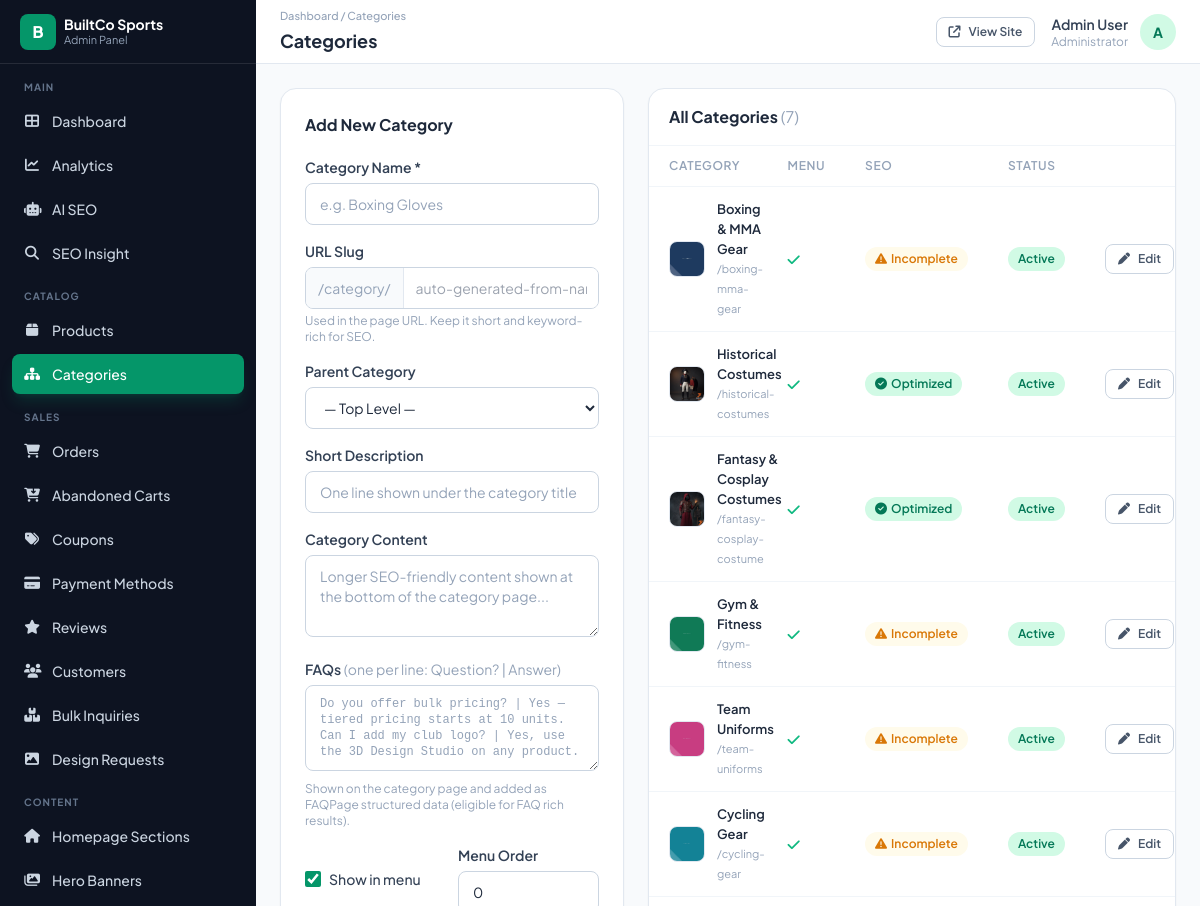
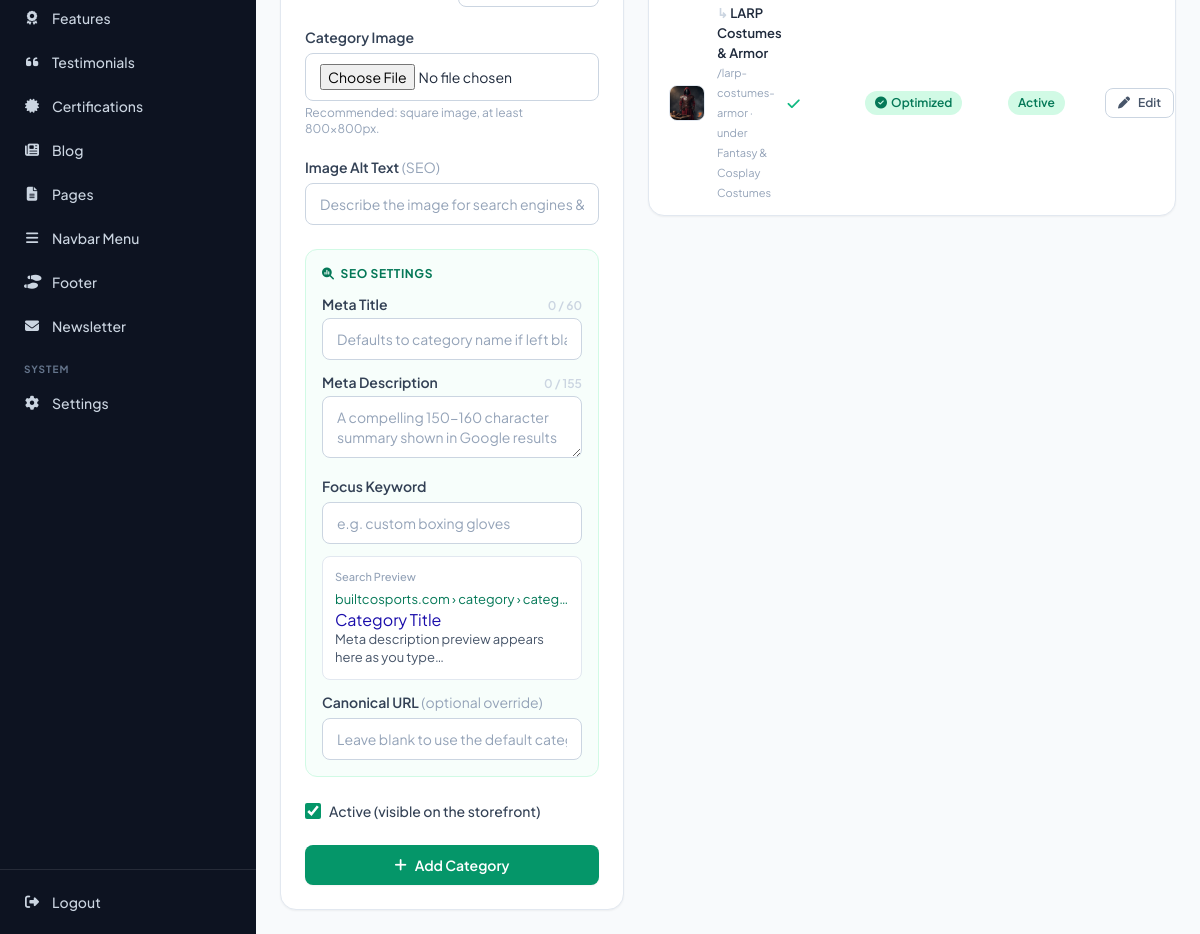
The app's page /admin/pages/categories.php (signed in) with its own data (2 pictures, top to bottom).
### tables this page shows
CREATE TABLE `categories` (
  `id` int(11) NOT NULL,
  `name` varchar(150) NOT NULL,
  `slug` varchar(160) NOT NULL,
  `parent_id` int(11) DEFAULT NULL,
  `short_description` varchar(500) DEFAULT NULL,
  `description` text DEFAULT NULL COMMENT 'Long SEO content shown on category page',
  `image` varchar(500) DEFAULT NULL,
  `image_alt` varchar(255) DEFAULT NULL COMMENT 'alt attribute for category image (SEO)',
  `meta_title` varchar(70) DEFAULT NULL,
  `meta_description` varchar(160) DEFAULT NULL,
  `focus_keyword` varchar(150) DEFAULT NULL,
  `canonical_url` varchar(500) DEFAULT NULL COMMENT 'leave empty to use default category URL',
  `show_in_nav` tinyint(1) NOT NULL DEFAULT 1,
  `nav_order` int(11) NOT NULL DEFAULT 0,
  `status` enum('active','inactive') NOT NULL DEFAULT 'active',
  `created_at` timestamp NOT NULL DEFAULT current_timestamp(),
  `updated_at` timestamp NOT NULL DEFAULT current_timestamp() ON UPDATE current_timestamp()
);

### includes/config.php (called while the page is built, shortened)
<?php
class DB {
    private static $instance = null;
    private function __construct() {
        $this->conn = new mysqli(DB_HOST, DB_USER, DB_PASS, DB_NAME);
    }
    public static function getInstance() {
        if (self::$instance === null) self::$instance = new DB();
        return self::$instance->conn;
    }
}
function db() { return DB::getInstance(); }
function fetch_all($sql, $types = '', ...$params) {
    $result = db()->query($sql);
    return $result ? $result->fetch_all(MYSQLI_ASSOC) : [];
}
function h($v) {
    return htmlspecialchars((string)($v ?? ''), ENT_QUOTES, 'UTF-8');
}
    ob_start(); ?>

### admin/pages/categories.php (the view, shortened to what this page needs)
<?php
require_once __DIR__ . '/../../includes/config.php';
$edit = isset($_GET['edit']) ? fetch_one("SELECT * FROM categories WHERE id=?", 'i', (int)$_GET['edit']) : null;
$categories = fetch_all(
    "SELECT c.*, p.name AS parent_name,
            (SELECT COUNT(*) FROM categories cc WHERE cc.parent_id = c.id) AS child_count
     FROM categories c
     LEFT JOIN categories p ON p.id = c.parent_id
     ORDER BY c.parent_id IS NOT NULL, c.parent_id ASC, c.nav_order ASC, c.name ASC"
);
include __DIR__ . '/../includes/admin-header.php';
?>
<div class="grid grid-cols-1 lg:grid-cols-5 gap-6">
  <div class="lg:col-span-2">
    <div class="card p-6 sticky top-20">
      <div class="flex items-center justify-between mb-5">
        <h2 class="font-bold text-slate-800"><?= $edit ? 'Edit Category' : 'Add New Category' ?></h2>
      </div>
      <form method="POST" enctype="multipart/form-data" id="catForm">
        <div class="mb-4">
          <label class="f-label">Category Name *</label>
          <input type="text" name="name" id="catName" required class="f-input"
                 value="<?= h($edit['name'] ?? '') ?>" placeholder="e.g. Boxing Gloves">
        </div>
        <div class="mb-4">
          <label class="f-label">URL Slug</label>
          <div class="flex items-center gap-0 rounded-lg border border-slate-300 overflow-hidden focus-within:ring-2 focus-within:ring-brand/30 focus-within:border-brand">
            <span class="px-3 py-2.5 bg-slate-50 text-slate-400 text-sm border-r border-slate-200 whitespace-nowrap">/category/</span>
            <input type="text" name="slug" id="catSlug" class="flex-1 px-3 py-2.5 text-sm outline-none"
                   value="<?= h($edit['slug'] ?? '') ?>" placeholder="auto-generated-from-name">
          </div>
          <p class="f-hint">Used in the page URL. Keep it short and keyword-rich for SEO.</p>
        </div>
        <div class="mb-4">
          <label class="f-label">Parent Category</label>
          <select name="parent_id" class="f-select">
            <option value="">— Top Level —</option>
          </select>
        </div>
        <div class="mb-4">
          <label class="f-label">Short Description</label>
          <input type="text" name="short_description" class="f-input" maxlength="500"
                 value="<?= h($edit['short_description'] ?? '') ?>" placeholder="One line shown under the category title">
        </div>
        <div class="mb-4">
          <label class="f-label">Category Content</label>
          <textarea name="description" rows="3" class="f-textarea" placeholder="Longer SEO-friendly content shown at the bottom of the category page..."><?= h($edit['description'] ?? '') ?></textarea>
        </div>
        <div class="mb-4">
          <label class="f-label">FAQs <span class="text-slate-400 font-normal">(one per line: Question? | Answer)</span></label>
          <textarea name="faq" rows="4" class="f-textarea font-mono text-xs" placeholder="Do you offer bulk pricing? | Yes — tiered pricing starts at 10 units.&#10;Can I add my club logo? | Yes, use the 3D Design Studio on any product."><?= h($edit['faq'] ?? '') ?></textarea>
          <p class="f-hint">Shown on the category page and added as FAQPage structured data (eligible for FAQ rich results).</p>
        </div>
        <div class="mb-5 grid grid-cols-2 gap-3">
          <div>
            <div class="flex items-center gap-2 pt-6">
              <input type="checkbox" name="show_in_nav" id="showNav" value="1" class="w-4 h-4 rounded accent-brand"
                     <?= (!$edit || $edit['show_in_nav']) ? 'checked' : '' ?>>
              <label for="showNav" class="text-sm font-medium text-slate-700">Show in menu</label>
            </div>
          </div>
          <div>
            <label class="f-label">Menu Order</label>
            <input type="number" name="nav_order" class="f-input" value="<?= (int)($edit['nav_order'] ?? 0) ?>" min="0">
          </div>
        </div>
        <div class="mb-5">
          <label class="f-label">Category Image</label>
          <input type="file" name="image" accept="image/*" class="f-input">
          <p class="f-hint">Recommended: square image, at least 800×800px.</p>
        </div>
        <div class="mb-6">
          <label class="f-label">Image Alt Text <span class="text-slate-400 font-normal">(SEO)</span></label>
          <input type="text" name="image_alt" class="f-input" maxlength="255"
                 value="<?= h($edit['image_alt'] ?? '') ?>" placeholder="Describe the image for search engines & accessibility">
        </div>
        <div class="rounded-xl border border-emerald-100 bg-emerald-50/40 p-4 mb-6">
          <h3 class="text-xs font-bold uppercase tracking-wider text-emerald-700 mb-3 flex items-center gap-1.5">
            <i class="fa-solid fa-magnifying-glass-chart"></i> SEO Settings
          </h3>
          <div class="mb-3">
            <div class="flex items-center justify-between">
              <label class="f-label mb-1">Meta Title</label>
              <span id="metaTitleCount" class="text-xs font-semibold"></span>
            </div>
            <input type="text" name="meta_title" id="metaTitle" class="f-input" maxlength="70"
                   value="<?= h($edit['meta_title'] ?? '') ?>" placeholder="Defaults to category name if left blank">
          </div>
          <div class="mb-3">
            <div class="flex items-center justify-between">
              <label class="f-label mb-1">Meta Description</label>
              <span id="metaDescCount" class="text-xs font-semibold"></span>
            </div>
            <textarea name="meta_description" id="metaDesc" rows="2" class="f-textarea" maxlength="160"
                      placeholder="A compelling 150-160 character summary shown in Google results"><?= h($edit['meta_description'] ?? '') ?></textarea>
          </div>
          <div class="mb-3">
            <label class="f-label">Focus Keyword</label>
            <input type="text" name="focus_keyword" class="f-input"
                   value="<?= h($edit['focus_keyword'] ?? '') ?>" placeholder="e.g. custom boxing gloves">
          </div>
          <div class="rounded-lg bg-white border border-slate-200 p-3 mt-3">
            <p class="text-[11px] text-slate-400 mb-1 font-medium">Search Preview</p>
            <div id="serpUrl" class="text-[13px] text-emerald-700 truncate">builtcosports.com › category › <span id="serpSlug">category-slug</span></div>
            <div id="serpTitle" class="text-[#1a0dab] text-base leading-snug truncate">Category Title</div>
            <div id="serpDesc" class="text-[13px] text-slate-600 leading-snug line-clamp-2">Meta description preview appears here as you type…</div>
          </div>
          <div class="mt-3">
            <label class="f-label">Canonical URL <span class="text-slate-400 font-normal">(optional override)</span></label>
            <input type="text" name="canonical_url" class="f-input"
                   value="<?= h($edit['canonical_url'] ?? '') ?>" placeholder="Leave blank to use the default category URL">
          </div>
        </div>
        <div class="flex items-center gap-2 mb-6">
          <input type="checkbox" name="status" id="catStatus" value="1" class="w-4 h-4 rounded accent-brand"
                 <?= (!$edit || $edit['status'] === 'active') ? 'checked' : '' ?>>
          <label for="catStatus" class="text-sm font-medium text-slate-700">Active (visible on the storefront)</label>
        </div>
        <button type="submit" class="btn-primary w-full">
          <i class="fa-solid <?= $edit ? 'fa-floppy-disk' : 'fa-plus' ?>"></i>
          <?= $edit ? 'Update Category' : 'Add Category' ?>
        </button>
      </form>
    </div>
  </div>
  <div class="lg:col-span-3">
    <div class="card overflow-hidden">
      <div class="px-5 py-4 border-b border-slate-100 flex items-center justify-between">
        <h2 class="font-bold text-slate-800">All Categories <span class="text-slate-400 font-normal">(<?= count($categories) ?>)</span></h2>
      </div>
      <div class="overflow-x-auto">
        <table class="w-full text-sm">
          <thead>
            <tr class="text-left text-xs uppercase tracking-wider text-slate-400 border-b border-slate-100">
              <th class="px-5 py-3 font-semibold">Category</th>
              <th class="px-5 py-3 font-semibold">Menu</th>
              <th class="px-5 py-3 font-semibold">SEO</th>
              <th class="px-5 py-3 font-semibold">Status</th>
              <th class="px-5 py-3 font-semibold text-right">Actions</th>
            </tr>
          </thead>
          <tbody class="divide-y divide-slate-100">
            <?php foreach ($categories as $cat): ?>
            <?php
              $seo_ok = !empty($cat['meta_title']) && !empty($cat['meta_description']);
            ?>
            <tr class="hover:bg-slate-50/60">
              <td class="px-5 py-3">
                <div class="flex items-center gap-3">
                  <?php if (!empty($cat['image'])): ?>
                    <img src="<?= UPLOAD_URL . h($cat['image']) ?>" class="w-9 h-9 rounded-lg object-cover border border-slate-200" alt="<?= h($cat['image_alt'] ?? '') ?>">
                  <?php else: ?>
                    <div class="w-9 h-9 rounded-lg bg-slate-100 text-slate-300 flex items-center justify-center"><i class="fa-solid fa-image"></i></div>
                  <?php endif; ?>
                  <div>
                    <div class="font-semibold text-slate-800 text-[13px]">
                      <?= $cat['parent_id'] ? '<span class="text-slate-300">↳</span> ' : '' ?><?= h($cat['name']) ?>
                    </div>
                    <div class="text-[11px] text-slate-400">/<?= h($cat['slug']) ?><?= $cat['parent_name'] ? ' · under ' . h($cat['parent_name']) : '' ?></div>
                  </div>
                </div>
              </td>
              <td class="px-5 py-3 text-slate-500">
                <?= $cat['show_in_nav'] ? '<i class="fa-solid fa-check text-emerald-500"></i>' : '<i class="fa-solid fa-minus text-slate-300"></i>' ?>
              </td>
              <td class="px-5 py-3">
                <?php if ($seo_ok): ?>
                  <span class="badge-active"><i class="fa-solid fa-circle-check mr-1"></i>Optimized</span>
                <?php else: ?>
                  <span class="badge-inactive text-amber-600 bg-amber-50"><i class="fa-solid fa-triangle-exclamation mr-1"></i>Incomplete</span>
                <?php endif; ?>
              </td>
              <td class="px-5 py-3">
                <span class="<?= $cat['status'] === 'active' ? 'badge-active' : 'badge-inactive' ?>"><?= ucfirst($cat['status']) ?></span>
              </td>
              <td class="px-5 py-3">
                <div class="flex items-center justify-end gap-2">
                  <a href="?edit=<?= (int)$cat['id'] ?>" class="btn-outline btn-sm"><i class="fa-solid fa-pen"></i> Edit</a>
                </div>
              </td>
            </tr>
            <?php endforeach; ?>
          </tbody>
        </table>
      </div>
    </div>
  </div>
</div>
<?php include __DIR__ . '/../includes/admin-footer.php'; ?>

### records on screen
categories: image (picture), name "Boxing & MMA Gear", slug "boxing-mma-gear", show_in_nav 1 (drawn), shows "Incomplete", status "Active"
categories: image (picture), name "Historical Costumes", slug "historical-costumes", show_in_nav 1 (drawn), shows "Optimized", status "Active"
categories: image (picture), name "Fantasy & Cosplay Costumes", slug "fantasy-cosplay-costume", show_in_nav 1 (drawn), shows "Optimized", status "Active"
categories: image (picture), name "Gym & Fitness", slug "gym-fitness", show_in_nav 1 (drawn), shows "Incomplete", status "Active"
categories: image (picture), name "Team Uniforms", slug "team-uniforms", show_in_nav 1 (drawn), shows "Incomplete", status "Active"
categories: image (picture), name "Cycling Gear", slug "cycling-gear", show_in_nav 1 (drawn), shows "Incomplete", status "Active"
categories: image (picture), name "LARP Costumes & Armor", slug "larp-costumes-armor", parent.name "Fantasy & Cosplay Costumes", show_in_nav 1 (drawn), shows "Optimized", status "Active"

### other values on screen
$group_label "MAIN"
$nav_item['label'] "Dashboard"
$nav_item['label'] "Analytics"
$nav_item['label'] "AI SEO"
$nav_item['label'] "SEO Insight"
$group_label "CATALOG"
$nav_item['label'] "Products"
$nav_item['label'] "Categories"
$group_label "SALES"
$nav_item['label'] "Orders"
$nav_item['label'] "Abandoned Carts"
$nav_item['label'] "Coupons"
$nav_item['label'] "Payment Methods"
$nav_item['label'] "Reviews"
$nav_item['label'] "Customers"
